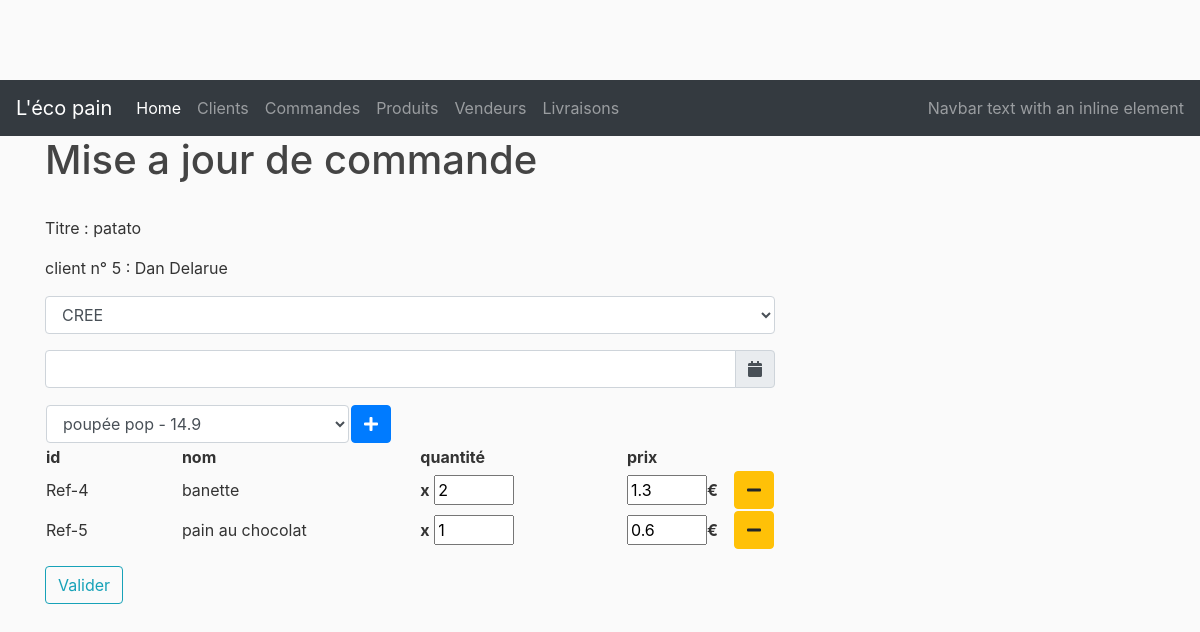
The page /orders/update/22 on the database as committed earlier.
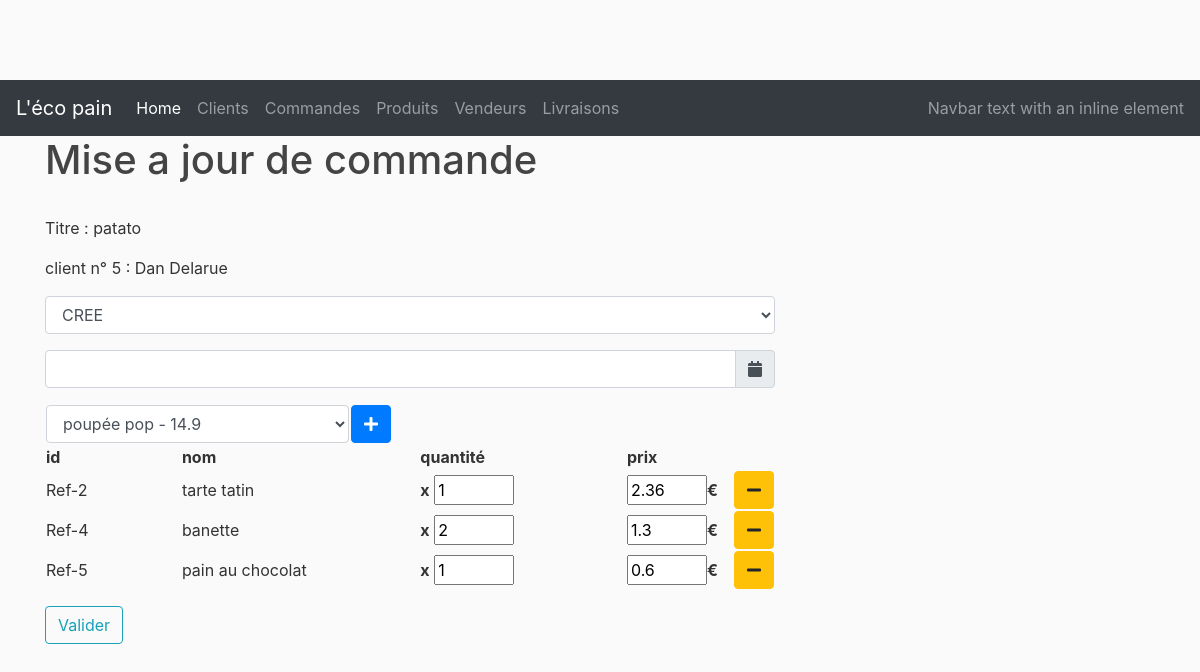
The same page on the database as committed later.
### lecopain/dao/models.py (models this page shows, shortened)
class Product(db.Model)      :
    __tablename__            = 'products'
    id                       = db.Column(db.Integer, primary_key = True)
    name                     = db.Column(db.String(50), nullable = False)
    description              = db.Column(db.String(250))
    price                    = db.Column(db.Float)
    status                   = db.Column(db.String(20))
    selections               = db.relationship('CustomerOrder', secondary = 'order_product', backref = db.backref('selected_products'))
    vendor_id                = db.Column(db.Integer, db.ForeignKey('vendors.id'), nullable = False)

class Order_product(db.Model) :
    __tablename__             = 'order_product'
    order_id                  = db.Column(db.Integer, db.ForeignKey('customer_orders.id'), primary_key = True)
    product_id                = db.Column(db.Integer, db.ForeignKey('products.id'), primary_key        = True)
    quantity                  = db.Column(db.Integer)
    price                     = db.Column(db.Float)

### lecopain/controllers/order_controller.py (the view)
@order_page.route("/orders/update/<int:order_id>", methods=['GET', 'POST'])
def display_update_order(order_id):
    order = CustomerOrder.query.get_or_404(order_id)
    form = OrderForm()
    customer = Customer.query.get_or_404(order.customer_id)
    products = Product.query.all()
    order_product_selection = Order_product.query.filter(Order_product.order_id == order.id).all()
    if form.validate_on_submit():
        orderForm = CustomerOrder(title=form.title.data, status=form.status.data, customer_id=int(form.customer_id.data), delivery_dt=form.delivery_dt.data)
        order.status = orderForm.status
        order.delivery_dt = orderForm.delivery_dt
        products = {}
        tmp_products   = request.form.getlist('products')
        tmp_quantities = request.form.getlist('quantities')
        tmp_prices     = request.form.getlist('prices')
        orderServices.update_customer_order(order=order, products=tmp_products, quantities=tmp_quantities, prices=tmp_prices)
        return redirect(url_for('order_page.orders'))
    else:
        form.customer_id.data = order.customer_id
        form.delivery_dt.data = order.delivery_dt
        form.status.data = order.status
        form.title.data = order.title
    orderStatusList = _get_order_status()
    return render_template('/orders/update_order.html', order=order, title='Mise a jour de commande', form=form, customer=customer, products=products, selected_products=order.selected_products,  orderStatusList=orderStatusList, order_product_selection=order_product_selection)

### lecopain/form.py
class OrderForm(FlaskForm):
    title = StringField('Title')
    customer_id = IntegerField('Customer Id:', validators=[DataRequired()])
    delivery_dt = DateTimeField('Delivery Date', format='%d/%m/%Y %H:%M:%S')
    status = StringField('Status')
    submit = SubmitField('Valider')

### lecopain/controllers/order_controller.py (called while the page is built)
@order_page.route('/_get_order_status/')
def _get_order_status():
    ordersStatusList = [(row.name) for row in OrderStatus.query.all()]
    return ordersStatusList

### lecopain/templates/orders/update_order.html (shortened to what this page needs)
{% extends "layout.html" %}
{% block content %}
    <div class="content-section">
        <form method="POST" action="" style="display: inline;">
            <fieldset class="form-group">
            <div class="form-group">
               Titre : {{ order.title }}
            </div>
            <div class="form-group">
                    client n° {{ customer.id }} : {{ customer.firstname }} {{ customer.lastname }}
            </div>
            <div class="form-group">
                <select class="form-control" name="status" width="300px">
                    {% for orderStatus in orderStatusList %}
                        {% if(orderStatus == form.status.data) %}
                            <option value="{{ orderStatus }}" SELECTED>{{ orderStatus }}</option>
                        {% else %}
                            <option value="{{ orderStatus }}" >{{ orderStatus }}</option>
                        {% endif %}
                    {% endfor %}
                </select>
            </div>
            <div class="form-group">
                <div class="input-group date" id="datetimepicker1" data-target-input="nearest">
                    <input type="text" name="delivery_dt" class="form-control datetimepicker-input" data-target="#datetimepicker1"/>
                    <div class="input-group-append" data-target="#datetimepicker1" data-toggle="datetimepicker">
                        <div class="input-group-text"><i class="fa fa-calendar"></i></div>
                    </div>
                </div>
            </div>
            <div class="form-group">
                <div data-toggle="fieldset" id="product-fieldset">
                    <table width="50%">
                        <tr>
                            <td>
                                <select class="form-control" id="product_id" name="product_id">
                                {% for o in products %}
                                    <option value="{{ o.id }}" SELECTED>{{ o.name }} - {{ o.price }} </option>
                                {% endfor %}
                                </select>
                            </td>
                            <td>
                                <button type="button" id="more_fields" onclick="add_fields();" class="btn btn-primary" ><i class="fa fa-plus"></i></button>
                            </td>
                        </tr>
                    </table>
                    <table id="tab_qn_ans" width="100%">
                        <tr>
                            <th width="20%">id</th>
                            <th width="35%">nom</th>
                            <th width="30%">quantité</th>
                            <th width="30%">prix</th>
                            <th width="10%"></th>
                        </tr>
                        {% for selected_product in selected_products %}
                        <tr data-toggle="fieldset-entry" name="tr_{{loop.index-1}}">
                            <td><input type="hidden" , name="products" value="{{selected_product.id}}"/>Ref-{{selected_product.id}}</td>
                            <td>{{selected_product.name}} </td>
                            <td> <b>x</b> <input type="number" style="width: 5em" name="quantities" value="{{order_product_selection[loop.index-1].quantity}}"/></td>
                            <td> <input type="number" style="width: 5em" name="prices" value="{{order_product_selection[loop.index-1].price}}"/><b>€</b></td>
                            <td><button type="button" id="product-{{loop.index-1}}-remove" onclick="remove_fields({{loop.index-1}});" class="btn btn-warning" ><i class="fa fa-minus"></i></button></td>
                        </tr>
                        {% endfor%}
                    </table>
                </div>
            </div>
            <div class="form-group">
                {{ form.submit(class="btn btn-outline-info") }}
            </div>
        </form>
    </div>
{% endblock %}

Rows that differ between the two databases and show on the page:
now on this page (row unchanged): Product: id "2", name "tarte tatin"
added Order_product: quantities "1", prices "2.36"
